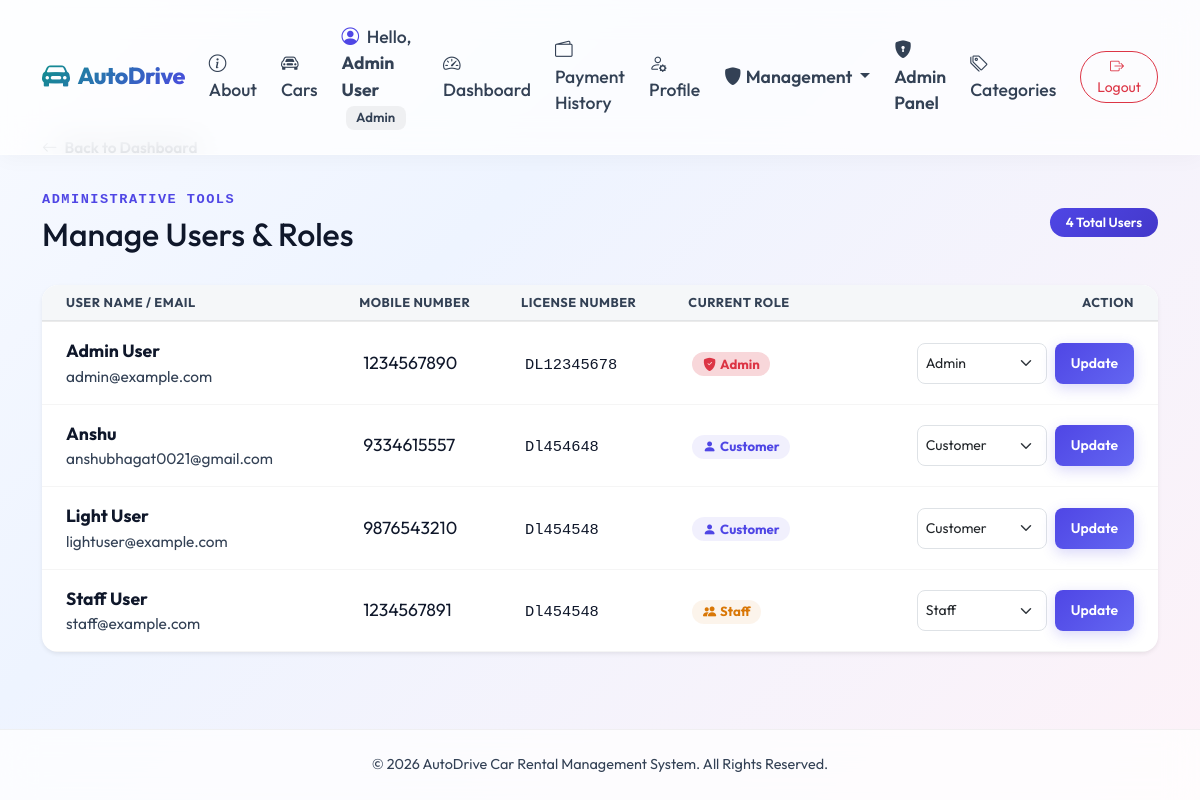
The app's page /admin-dashboard/users/ (signed in) with its own data.
### rental/models.py (models this page shows, shortened)
class User(AbstractUser):
    ROLE_CHOICES = (
        ('customer', 'Customer'),
        ('staff', 'Staff'),
        ('admin', 'Admin'),
    )
    username = None
    email = models.EmailField(unique=True, verbose_name="Email Address")
    name = models.CharField(max_length=255, verbose_name="Full Name")
    mobile = models.CharField(max_length=15, verbose_name="Mobile Number")
    license_number = models.CharField(max_length=50, blank=True, null=True, verbose_name="Driving License Number")
    role = models.CharField(max_length=10, choices=ROLE_CHOICES, default='customer', verbose_name="Role")
    is_license_verified = models.BooleanField(default=False, verbose_name="License Verified")
    objects = UserManager()
    USERNAME_FIELD = 'email'
    REQUIRED_FIELDS = ['name']

### rental/views.py (the view)
        @login_required
        def _wrapped_view(request, *args, **kwargs):
            if request.user.role in allowed_roles or request.user.is_superuser:
                return view_func(request, *args, **kwargs)
            return HttpResponseForbidden("<h3>Access Denied</h3><p>You do not have administrative permissions to perform this action.</p>")

### rental/views.py (called while the page is built, shortened)
def role_required(allowed_roles):
    def decorator(view_func):
        @login_required
        def _wrapped_view(request, *args, **kwargs):
            if request.user.role in allowed_roles or request.user.is_superuser:
                return view_func(request, *args, **kwargs)
            return HttpResponseForbidden("<h3>Access Denied</h3><p>You do not have administrative permissions to perform this action.</p>")
        return _wrapped_view
    return decorator

@role_required(['admin'])
def admin_users_view(request):
    users = User.objects.all().order_by('name')
    return render(request, 'rental/admin_users.html', {'users': users})

### templates/rental/admin_users.html (shortened to what this page needs)
{% extends 'base.html' %}
{% block content %}
<div class="container py-5 animate__animated animate__fadeIn">
    <div class="mb-4">
        <a href="{% url 'dashboard' %}" class="text-decoration-none text-muted small fw-semibold">
            <i class="bi bi-arrow-left me-1"></i> Back to Dashboard
        </a>
    </div>
    <div class="d-flex justify-content-between align-items-center mb-4">
        <div>
            <span class="text-uppercase font-monospace text-primary fw-bold" style="letter-spacing: 1.5px; font-size: 0.85rem;">Administrative Tools</span>
            <h2 class="fw-extrabold text-dark mt-1">Manage Users & Roles</h2>
        </div>
        <span class="badge bg-primary px-3 py-2 rounded-pill fw-semibold">{{ users|length }} Total Users</span>
    </div>
    <div class="card border-0 shadow-sm rounded-4 overflow-hidden" style="background: #ffffff;">
        <div class="table-responsive">
            <table class="table table-hover align-middle mb-0">
                <thead class="table-light" style="background: #f8fafc; font-weight: 700; color: #475569; border-bottom: 2px solid #e2e8f0;">
                    <tr>
                        <th class="ps-4">User Name / Email</th>
                        <th>Mobile Number</th>
                        <th>License Number</th>
                        <th>Current Role</th>
                        <th class="pe-4 text-end">Action</th>
                    </tr>
                </thead>
                <tbody>
                    {% for u in users %}
                        <tr>
                            <td class="ps-4 py-3.5">
                                <div class="fw-bold text-dark">{{ u.name }}</div>
                                <div class="text-muted small">{{ u.email }}</div>
                            </td>
                            <td>{{ u.mobile }}</td>
                            <td>
                                {% if u.license_number %}
                                    <span class="font-monospace text-dark small fw-medium">{{ u.license_number }}</span>
                                {% else %}
                                    <span class="text-muted small italic">Not Provided</span>
                                {% endif %}
                            </td>
                            <td>
                                {% if u.role == 'admin' %}
                                    <span class="badge bg-danger-subtle text-danger px-2.5 py-1.5 fw-bold rounded-pill"><i class="bi bi-shield-fill-check me-1"></i>Admin</span>
                                {% elif u.role == 'staff' %}
                                    <span class="badge bg-warning-subtle text-warning px-2.5 py-1.5 fw-bold rounded-pill"><i class="bi bi-people-fill me-1"></i>Staff</span>
                                {% else %}
                                    <span class="badge bg-primary-subtle text-primary px-2.5 py-1.5 fw-bold rounded-pill"><i class="bi bi-person-fill me-1"></i>Customer</span>
                                {% endif %}
                            </td>
                            <td class="pe-4 text-end">
                                <form method="POST" class="d-inline-flex gap-2">
                                    <select class="form-select form-select-sm" name="role" style="width: 130px; border-radius: 8px;">
                                        <option value="customer" {% if u.role == 'customer' %}selected{% endif %}>Customer</option>
                                        <option value="staff" {% if u.role == 'staff' %}selected{% endif %}>Staff</option>
                                        <option value="admin" {% if u.role == 'admin' %}selected{% endif %}>Admin</option>
                                    </select>
                                    <button type="submit" class="btn btn-sm btn-custom-primary rounded-3 px-3">Update</button>
                                </form>
                            </td>
                        </tr>
                    {% endfor %}
                </tbody>
            </table>
        </div>
    </div>
</div>
{% endblock %}

### templates/base.html (shortened to what this page needs)
{% load static %}
<!DOCTYPE html>
<html lang="en">
<head>
    <link href="https://cdn.jsdelivr.net/npm/bootstrap@5.3.2/dist/css/bootstrap.min.css" rel="stylesheet">
    <link rel="stylesheet" href="https://cdn.jsdelivr.net/npm/bootstrap-icons@1.11.2/font/bootstrap-icons.min.css">
    <link rel="stylesheet" href="{% static 'css/style.css' %}?v=4.0">
</head>
<body>
    <nav class="navbar navbar-expand-lg navbar-light navbar-custom py-3">
        <div class="container">
            <a class="navbar-brand d-flex align-items-center" href="{% url 'home' %}">
                <i class="bi bi-car-front-fill me-2 fs-3 text-primary"></i>
                <span>AutoDrive</span>
            </a>
            <div class="collapse navbar-collapse" id="navbarNav">
                <ul class="navbar-nav ms-auto align-items-center gap-2">
                    <li class="nav-item">
                        <a class="nav-link" href="{% url 'about' %}">
                            <i class="bi bi-info-circle me-1"></i>About
                        </a>
                    </li>
                    <li class="nav-item">
                        <a class="nav-link" href="{% url 'car_list' %}">
                            <i class="bi bi-car-front me-1"></i>Cars
                        </a>
                    </li>
                    {% if user.is_authenticated %}
                        <li class="nav-item">
                            <span class="nav-link text-secondary pe-none">
                                <i class="bi bi-person-circle me-1 text-primary"></i>
                                Hello, <strong>{{ user.name }}</strong>
                                <span class="badge bg-secondary ms-1">{{ user.get_role_display }}</span>
                            </span>
                        </li>
                        <li class="nav-item">
                            <a class="nav-link" href="{% url 'dashboard' %}">
                                <i class="bi bi-speedometer2 me-1"></i>Dashboard
                            </a>
                        </li>
                        <li class="nav-item">
                            <a class="nav-link" href="{% url 'payment_history' %}">
                                <i class="bi bi-wallet2 me-1"></i>Payment History
                            </a>
                        </li>
                        <li class="nav-item">
                            <a class="nav-link" href="{% url 'profile' %}">
                                <i class="bi bi-person-gear me-1"></i>Profile
                            </a>
                        </li>
                        {% if user.role == 'admin' or user.role == 'staff' or user.is_superuser %}
                            <li class="nav-item dropdown">
                                <a class="nav-link dropdown-toggle text-warning fw-semibold" href="#" id="adminDropdown" role="button" data-bs-toggle="dropdown" aria-expanded="false">
                                    <i class="bi bi-shield-fill me-1"></i>Management
                                </a>
                            </li>
                        {% endif %}
                        {% if user.is_staff or user.is_superuser %}
                            <li class="nav-item">
                                <a class="nav-link text-warning fw-semibold" href="/admin/" target="_blank">
                                    <i class="bi bi-shield-lock-fill me-1"></i>Admin Panel
                                </a>
                            </li>
                        {% endif %}
                        <li class="nav-item">
                            <a class="nav-link" href="{% url 'category_list' %}">
                                <i class="bi bi-tags me-1"></i>Categories
                            </a>
                        </li>
                        <li class="nav-item ms-2">
                            <a class="btn btn-outline-danger btn-sm rounded-pill px-3" href="{% url 'logout' %}">
                                <i class="bi bi-box-arrow-right me-1"></i>Logout
                            </a>
                        </li>
                    {% endif %}
                </ul>
            </div>
        </div>
    </nav>
    <main class="flex-grow-1">
        {% block content %}
        {% endblock %}
    </main>
    <footer>
        <div class="container">
            <p class="mb-0">&copy; 2026 AutoDrive Car Rental Management System. All Rights Reserved.</p>
        </div>
    </footer>
</body>
</html>

### static/css/style.css (style rules this page uses)
:root { --primary-color: #4f46e5; --primary-hover: #4338ca; --primary-glow: rgba(79, 70, 229, 0.12); --accent-teal: #0d9488; --accent-teal-glow: rgba(13, 148, 136, 0.12); --accent-pink: #db2777; --accent-pink-glow: rgba(219, 39, 119, 0.12); --accent-amber: #d97706; --accent-amber-glow: rgba(217, 119, 6, 0.12); --bg-light: #f4f6fc; --bg-card: rgba(255, 255, 255, 0.65); --border-color: rgba(255, 255, 255, 0.5); --text-main: #0f172a; --text-muted: #334155; --text-dark: #0f172a; --transition-speed: 0.3s; }
body { font-family: 'Outfit', sans-serif; font-size: 1.1rem; background: linear-gradient(135deg, #f8faff 0%, #eef4ff 35%, #fdf2f8 100%); background-attachment: fixed; color: var(--text-main); min-height: 100vh; display: flex; flex-direction: column; position: relative; overflow-x: hidden; padding-top: 86px; }
.navbar-custom { background: rgba(255, 255, 255, 0.75) !important; backdrop-filter: blur(16px); border-bottom: 1px solid rgba(255, 255, 255, 0.5); box-shadow: 0 4px 20px rgba(0, 0, 0, 0.03); position: fixed !important; top: 0; left: 0; right: 0; z-index: 1050; }
.navbar-brand { font-weight: 800; font-size: 1.45rem; letter-spacing: -0.5px; background: linear-gradient(135deg, var(--accent-teal) 0%, var(--primary-color) 100%); -webkit-background-clip: text; -webkit-text-fill-color: transparent; transition: filter var(--transition-speed); }
.navbar-custom .nav-link { font-weight: 500; color: var(--text-muted) !important; transition: all var(--transition-speed) ease; }
footer { padding: 24px 0; margin-top: 24px; color: var(--text-muted); border-top: 1px solid rgba(0,0,0,0.06); background: rgba(255,255,255,0.45); }
.text-dark { color: var(--text-dark) !important; }
.text-muted { color: var(--text-muted) !important; }
.text-secondary { color: var(--text-muted) !important; }
.btn-custom-primary { background: linear-gradient(135deg, var(--primary-color) 0%, #6366f1 100%); border: none; color: white !important; font-weight: 600; padding: 10px 24px; border-radius: 12px; transition: all var(--transition-speed) ease; box-shadow: 0 4px 14px rgba(79, 70, 229, 0.22); }
.table { --bs-table-bg: transparent; --bs-table-color: var(--text-main); --bs-table-border-color: rgba(0, 0, 0, 0.05); }
.table th { font-weight: 700; color: var(--text-muted) !important; text-transform: uppercase; font-size: 0.8rem; letter-spacing: 0.5px; border-bottom: 2px solid rgba(0, 0, 0, 0.08) !important; }
.table td { padding: 1rem 0.75rem; border-bottom: 1px solid rgba(0, 0, 0, 0.04); }
.table tbody tr { transition: background-color var(--transition-speed); }
.table-light { --bs-table-bg: rgba(0, 0, 0, 0.01); }
.badge { font-weight: 600; padding: 0.4em 0.8em; border-radius: 8px; }
.bg-primary { background: linear-gradient(135deg, var(--primary-color) 0%, var(--primary-hover) 100%) !important; color: white !important; }
.bg-secondary { background-color: rgba(0, 0, 0, 0.05) !important; color: var(--text-muted) !important; }
.bg-primary-subtle { background-color: rgba(79, 70, 229, 0.08) !important; }
.bg-warning-subtle { background-color: rgba(217, 119, 6, 0.08) !important; }
.text-primary { color: #4f46e5 !important; }
.text-warning { color: #d97706 !important; }
footer { background: rgba(255, 255, 255, 0.75); border-top: 1px solid rgba(0, 0, 0, 0.05); padding: 24px 0; text-align: center; color: var(--text-muted); font-size: 0.9rem; margin-top: auto; backdrop-filter: blur(16px); }

### records on screen
User: name "Admin User", role "Admin", email "admin@example.com", mobile "1234567890", license_number "DL12345678"
User: name "Anshu", email "anshubhagat0021@gmail.com", mobile "9334615557", license_number "Dl454648", shows "Customer", role "Customer"
User: name "Light User", email "lightuser@example.com", mobile "9876543210", license_number "Dl454548", shows "Customer", role "Customer"
User: name "Staff User", email "staff@example.com", mobile "1234567891", license_number "Dl454548", role "Staff"

### other values on screen
{{ users|length }} "4"
